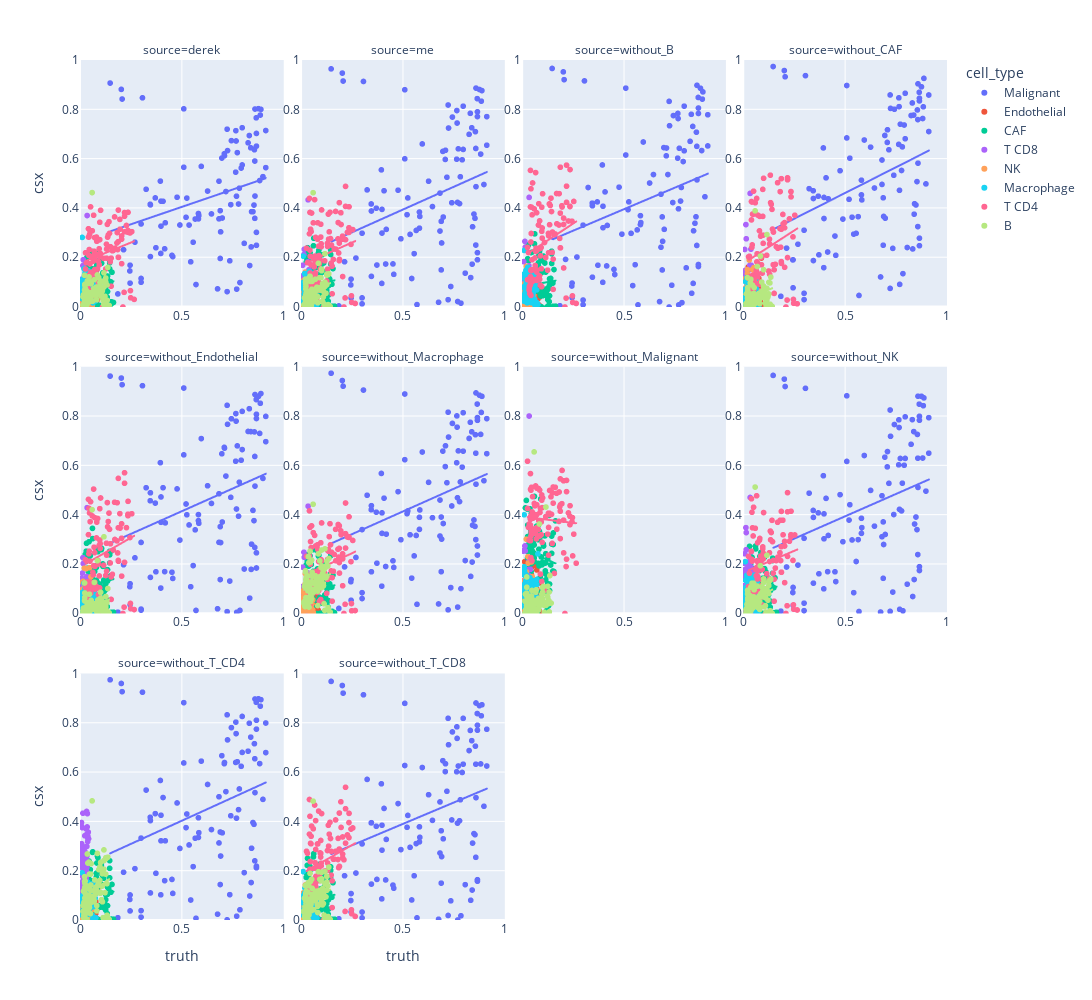

Source (notebook cell):
### Code cell
fig = px.scatter(
    pd.concat({
        result: pd.concat({"csx": all_results.stack().loc[result], "truth": all_results.stack().loc["truth"]}, axis=1)
        for result in all_results.index.levels[0] if result != "truth"}).reset_index().rename(columns={"level_0": "source"}),
    x="truth",
    y="csx",
    facet_col="source",
    color="cell_type",
    trendline="ols",
    facet_col_wrap=4
)
fig.update_layout(
    width=1200,
    height=1000,
)
fig.update_xaxes(
    range=(0, 1),
    showticklabels=True,
)
fig.update_yaxes(
    range=(0, 1),
    showticklabels=True,
)
fig
